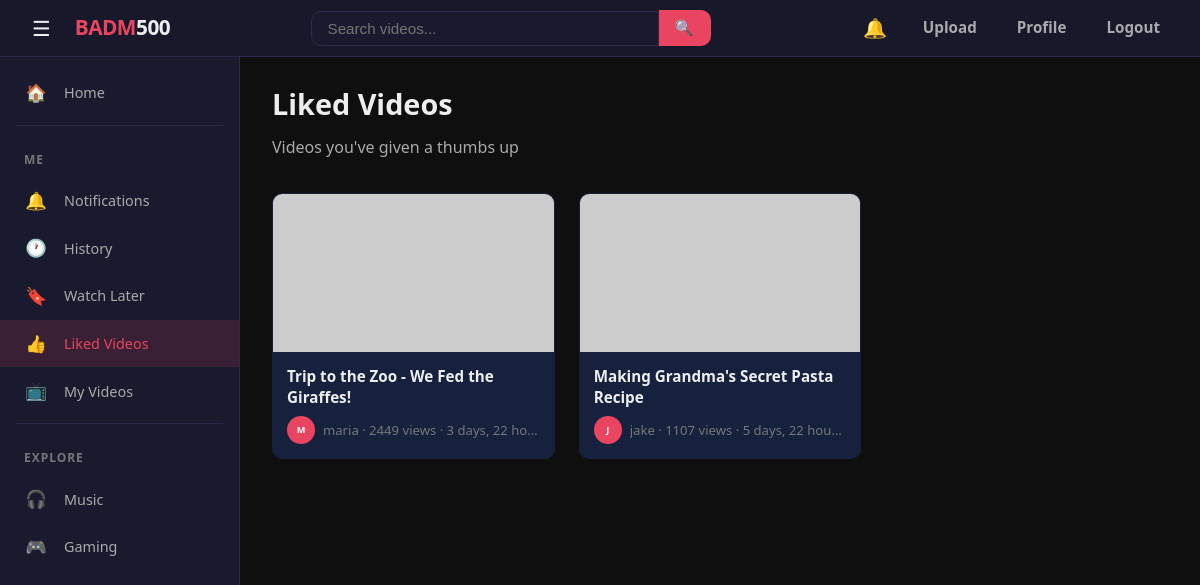
/liked/ (signed in), run on the app's committed database.
### videos/models.py (models this page shows, shortened)
class Video(models.Model):
    VISIBILITY_CHOICES = [
        ('public', 'Public'),
        ('unlisted', 'Unlisted'),
        ('private', 'Private'),
    ]
    title = models.CharField(max_length=200)
    description = models.TextField(blank=True, default='')
    file = models.FileField(upload_to='videos/')
    thumbnail = models.ImageField(upload_to='thumbnails/', blank=True, null=True)
    visibility = models.CharField(max_length=10, choices=VISIBILITY_CHOICES, default='public')
    author = models.ForeignKey(User, on_delete=models.CASCADE, related_name='videos')
    views = models.PositiveIntegerField(default=0)
    duration = models.PositiveIntegerField(null=True, blank=True, help_text='Duration in seconds')
    created_at = models.DateTimeField(default=timezone.now)
    class Meta:
        ordering = ['-created_at']

### videos/views.py (the view)
# urls.py: path('liked/', views.liked_videos, name='liked_videos'),
@login_required
def liked_videos(request):
    likes = Like.objects.filter(user=request.user, is_like=True).select_related('video', 'video__author')
    return render(request, 'liked_videos.html', {'videos': [l.video for l in likes]})

### videos/context_processors.py (called while the page is built)
def notifications(request):
    if request.user.is_authenticated:
        return {
            'unread_count': request.user.notifications.filter(is_read=False).count(),
        }
    return {'unread_count': 0}

### templates/liked_videos.html (shortened to what this page needs)
{% extends 'base.html' %}
{% block content %}
<div class="page-header">
    <h1>Liked Videos</h1>
    <p>Videos you've given a thumbs up</p>
</div>
{% with empty_title="No liked videos" empty_text="Videos you like will show up here." %}
{% include 'includes/video_grid.html' %}
{% endwith %}
{% endblock %}

### templates/includes/video_grid.html (shortened to what this page needs)
{% load video_extras %}
<section class="video-grid">
    {% for video in videos %}
    <a href="{% url 'watch' video.pk %}" class="video-card">
        <div class="thumbnail">
            {% if video.thumbnail %}
            <img src="{{ video.thumbnail.url }}" alt="{{ video.title }}">
            {% else %}
            <img src="https://placehold.co/400x225/1a1a2e/e94560?text={{ video.title|truncatewords:2|urlencode }}" alt="{{ video.title }}">
            {% endif %}
        </div>
        <div class="card-body">
            <h3>{{ video.title }}</h3>
            <div class="card-meta">
                <div class="avatar-sm">{{ video.author.username|first|upper }}</div>
                <span>{{ video.author.username }} &middot; {{ video.views }} view{{ video.views|pluralize }} &middot; {{ video.created_at|timesince }} ago</span>
            </div>
        </div>
    </a>
    {% empty %}
    <div class="empty-state">
        <h2>{{ empty_title|default:"No videos" }}</h2>
        <p>{{ empty_text|default:"" }}</p>
    </div>
    {% endfor %}
</section>

### static/css/base.css (style rules this page uses)
:root { --bg-primary: #0f0f0f; --bg-secondary: #1a1a2e; --bg-card: #16213e; --bg-input: #1a1a2e; --bg-hover: #1e2a4a; --accent: #e94560; --accent-hover: #ff6b81; --accent-glow: rgba(233, 69, 96, 0.15); --text-primary: #eee; --text-secondary: #aaa; --text-muted: #777; --border: #2a2a4a; --border-light: #333366; --shadow: rgba(0, 0, 0, 0.4); --shadow-lg: rgba(0, 0, 0, 0.6); --radius: 10px; --radius-sm: 6px; --radius-lg: 14px; --transition: 0.25s ease; --max-width: 1200px; --sidebar-width: 240px; }
*, *::before, *::after { box-sizing: border-box; }
html { scroll-behavior: smooth; }
body { font-family: 'Segoe UI', system-ui, -apple-system, sans-serif; margin: 0; background: var(--bg-primary); color: var(--text-primary); line-height: 1.6; min-height: 100vh; }
a { color: var(--accent); text-decoration: none; transition: color var(--transition); }
img { max-width: 100%; display: block; }

### static/css/nav.css (style rules this page uses)
.page-header { margin-bottom: 32px; }
.page-header h1 { font-size: 1.8em; font-weight: 700; margin: 0 0 8px 0; }
.page-header p { color: var(--text-secondary); margin: 0; }

### static/css/videos.css (style rules this page uses)
.video-grid { display: grid; grid-template-columns: repeat(auto-fill, minmax(280px, 1fr)); gap: 24px; margin-top: 24px; }
.video-card { background: var(--bg-card); border-radius: var(--radius); overflow: hidden; transition: transform var(--transition), box-shadow var(--transition); cursor: pointer; text-decoration: none; color: inherit; display: block; border: 1px solid transparent; }
.video-card .thumbnail { width: 100%; aspect-ratio: 16 / 9; background: #111; position: relative; overflow: hidden; }
.video-card .thumbnail img { width: 100%; height: 100%; object-fit: cover; transition: transform 0.4s ease; }
.video-card .thumbnail::after { content: '\25B6'; position: absolute; inset: 0; display: flex; align-items: center; justify-content: center; font-size: 2.5em; color: #fff; background: rgba(0, 0, 0, 0.35); opacity: 0; transition: opacity var(--transition); pointer-events: none; }
.video-card .card-body { padding: 14px; }
.video-card .card-body h3 { margin: 0 0 8px 0; font-size: 0.95em; font-weight: 600; line-height: 1.4; display: -webkit-box; -webkit-line-clamp: 2; -webkit-box-orient: vertical; overflow: hidden; color: var(--text-primary); }
.video-card .card-meta { display: flex; align-items: center; gap: 8px; color: var(--text-muted); font-size: 0.82em; }
.video-card .card-meta .avatar-sm, .avatar-sm { width: 28px; height: 28px; border-radius: 50%; background: var(--accent); display: flex; align-items: center; justify-content: center; font-size: 0.7em; color: #fff; font-weight: 700; flex-shrink: 0; }
.video-card .card-meta span { overflow: hidden; text-overflow: ellipsis; white-space: nowrap; }

### data on the page
Video: title "Trip to the Zoo - We Fed the Giraffes!", author.username|first "M", author.username "maria", views "2449", created_at "3 days, 22 ho…"
Video: title "Making Grandma's Secret Pasta Recipe", author.username|first "J", author.username "jake", views "1107", created_at "5 days, 22 hou…"
